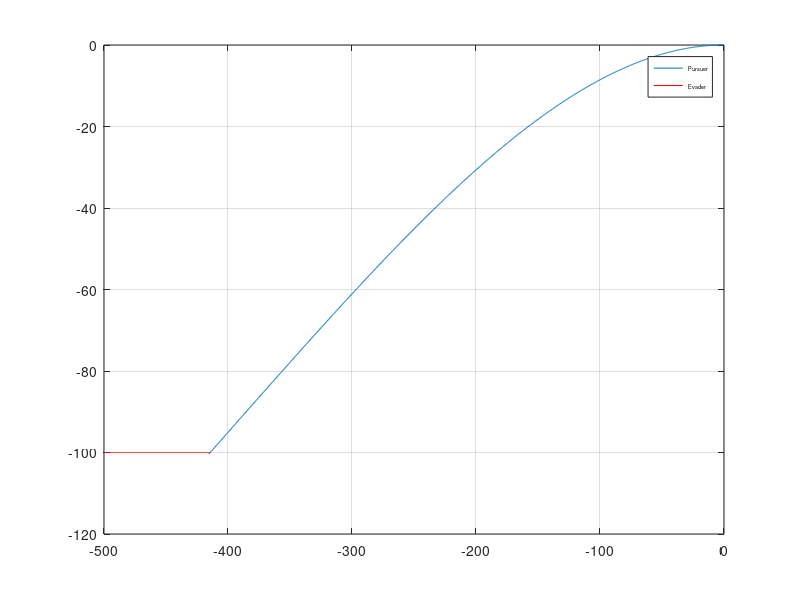

MATLAB code to generate this figure:
%% Proportional Navigation Simulation
%% Define initial conditions
% Pursuer
% xp, yp are the coordinates of the pursuer.
% psip is the yaw angle of the pursuer.
% Vp is the speed of the pursuer.
xp = 0;
yp = 0;
psip = 270;
Vp = 50;
% Evader
% xe, ye are the coordinates of the evader.
% psip is the yaw angle of the evader.
% Ve is the speed of the evader.
xe = -100;
ye = -500;
psie = 90;
Ve = 10;
% Simulation Parameters
d2r = pi / 180.0;
dt = 0.01;
% Proportional Navigation initialisation
N = 3.5;
% Initialise containers for storing trajectory data
xpv = xp;
ypv = yp;
xev = xe;
yev = ye;
Vcc = 0;
Ncc = 0;
% Set the loop termination boolean to false
terminate = false;
t = 0;
while(~terminate)		    % while terminate == false, continue.
    % Calculate the current range
	R = sqrt((xe-xp)^2 + (ye-yp)^2);
    if(t==0)
        R0 = R;
    end
    t = t+dt;
	% Check the termination condition
    if(R < 10 || t > 100)	    % Close to the evader?
		if(Rd > 0)		    % Flown past the evader?
			terminate = true;
		end
    end
	% Calculate the pursuer and evader velocities in world coordinates
    % Use xpd, ypd, xed, yed as variable names.
	% xpd, ypd are the velocities of the pursuer on the x and y axes.
    % xed, yed are the velocities of the evader on the x and y axes.
    
    
    xpd = Vp * cos(psip * d2r);
    ypd = Vp * sin(psip * d2r);
    
    xed = Ve * cos(psie * d2r);
    yed = Ve * sin(psie * d2r);
    
    
    M1 = [xpd,ypd,xed,yed];
	% Now calculate the closing velocity (Vc).
    % Use Rd, Vc as variable names. where, Rd is the derivative of R.
	
    
    Rd = ((xe-xp) * (xed-xpd) + (ye-yp) * (yed-ypd)) / R;
    Vc = -Rd;
    
	% To calculate lambda, switch to pursuer axes. First, calculate the
	% coordinate transformation matrix from world to pursuer axes. This
	% is a rotation around psip.
    % we can use a coordinate transformation matrix Cwp to move from world to pursuer axes.
    % Now calculate the matrix Cwp.
	    
    Cwp = [cos(psip * d2r), sin(psip * d2r); -sin(psip * d2r), cos(psip * d2r)];
    
	% Next, calculate the relative position and velocities in World coordinates
        % Use the variable names xr and xdr for the position & velocity vectors.
        % xr is the relative vector of the pursuer and evader
	xr = [xe-xp;ye-yp]; 
	xrd = [xed-xpd;yed-ypd];
	% Now convert both to Pursuer axes
    % Use xrp, xrdp as variable names.
	xrp = Cwp * xr;
	xrdp = Cwp * xrd;	
	% We now have sufficient information to calculate the sightline angle lam and its derivative, lamd
	% Use lam, lamd as variable names.
    % If the tangent function is to be used, please use the matlab function 'atan2' rather than 'atan'.
    
    
    lam = atan2(xrp(2),xrp(1));
    lamd = (xrdp(2)*xrp(1)-xrdp(1)*xrp(2))/(xrp(1)^2/(cos(lam)^2));
    
	% Now calculate the lateral acceleration
	nc = N*lamd*Vc;
	% With constant velocity, lateral acceleration comes from turn rate.
    % It is held when psipd is small: psipd = sin(psipd);
	psipd = nc/Vp;
	% We can now integrate the equations of motion for both vehicles,
	% Use xp, yp, xe, ye, psip as variable names.
    
    
    xp = xp + dt * xpd;
    yp = yp + dt * ypd;
    xe = xe + dt * xed;
    ye = ye + dt * yed;
    psip = psip + dt * psipd / d2r;
    
    t=t+dt;
	% and store these values for later inspection
	xpv = [xpv xp]; %#ok<*AGROW>
	ypv = [ypv yp];
	xev = [xev xe];
	yev = [yev ye];
    Vcc = [Vcc Vc];
    Ncc = [Ncc nc];
end
   
M2 = [lam,lamd];
M3 = [xp,yp,xe,ye,psip];
plot(ypv,xpv);
hold on;
plot(yev,xev,'r')
grid('on')
legend('Pursuer','Evader','fontsize',4);
